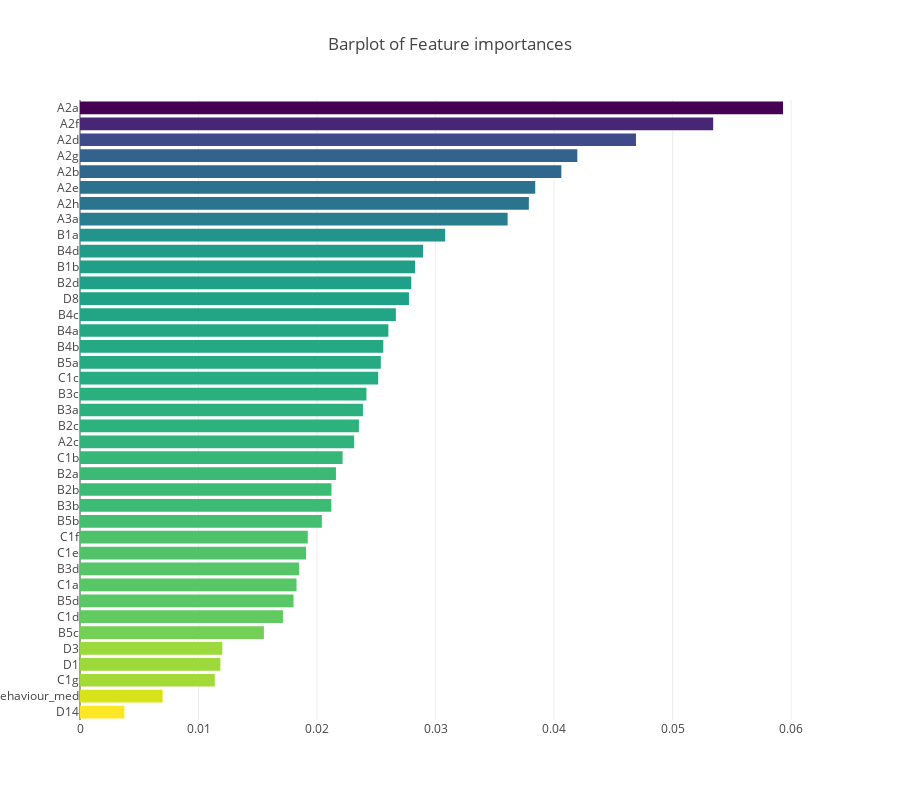

Notebook source saved alongside this figure:
### Code cell
#feature importance bar plot using plotly
x, y = (list(x) for x in zip(*sorted(zip(rf.feature_importances_, 
                                         features), 
                                     reverse = False)))
data = go.Bar(
    x=x ,
    y=y,
    marker=dict(
        color=x,
        colorscale = 'Viridis',
        reversescale = True
    ),
    name='Random Forest Feature importance',
    orientation='h',
)

layout = dict(
    title='Barplot of Feature importances',
     width = 900, height = 800,
    yaxis=dict(
        showgrid=False,
        showline=False,
        showticklabels=True,
    ))

fig1 = go.Figure(data=[data])
fig1['layout'].update(layout)
py.iplot(fig1, filename='plots')

### Figure 1 — Plotly figure (JSON) as saved in the notebook; plotly's stock layout.template omitted (floating-point values rounded to 4 significant figures)
{"data": [{"marker": {"color": [0.003742, 0.006969, 0.01137, 0.01184, 0.01201, 0.01551, 0.01712, 0.01801, 0.01827, 0.01848, 0.01907, 0.01922, 0.0204, 0.0212, 0.02122, 0.02159, 0.02216, 0.02313, 0.02353, 0.02387, 0.02417, 0.02516, 0.02538, 0.02559, 0.02602, 0.02665, 0.02775, 0.02795, 0.02827, 0.02894, 0.03081, 0.03608, 0.03787, 0.03841, 0.04061, 0.04196, 0.04691, 0.05342, 0.05931], "colorscale": "Viridis", "reversescale": true}, "name": "Random Forest Feature importance", "orientation": "h", "type": "bar", "uid": "9e2dd5ee-d131-11e8-b132-7831c1d00308", "x": [0.003742, 0.006969, 0.01137, 0.01184, 0.01201, 0.01551, 0.01712, 0.01801, 0.01827, 0.01848, 0.01907, 0.01922, 0.0204, 0.0212, 0.02122, 0.02159, 0.02216, 0.02313, 0.02353, 0.02387, 0.02417, 0.02516, 0.02538, 0.02559, 0.02602, 0.02665, 0.02775, 0.02795, 0.02827, 0.02894, 0.03081, 0.03608, 0.03787, 0.03841, 0.04061, 0.04196, 0.04691, 0.05342, 0.05931], "y": ["D14", "ethical_behaviour_med", "C1g", "D1", "D3", "B5c", "C1d", "B5d", "C1a", "B3d", "C1e", "C1f", "B5b", "B3b", "B2b", "B2a", "C1b", "A2c", "B2c", "B3a", "B3c", "C1c", "B5a", "B4b", "B4a", "B4c", "D8", "B2d", "B1b", "B4d", "B1a", "A3a", "A2h", "A2e", "A2b", "A2g", "A2d", "A2f", "A2a"]}], "layout": {"height": 800, "title": "Barplot of Feature importances", "width": 900, "yaxis": {"showgrid": false, "showline": false, "showticklabels": true}}}
